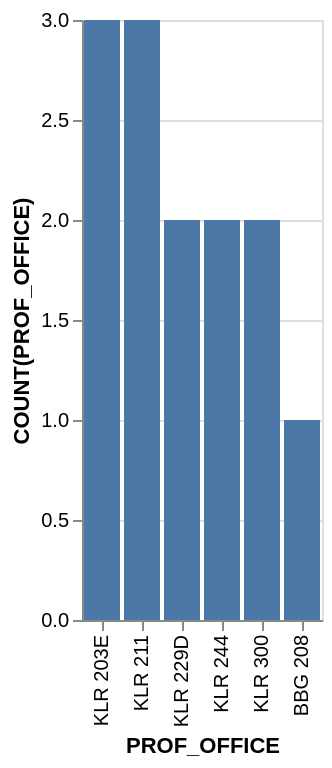

Write the Vega-Lite specification saved for this chart.
### Vega-Lite specification from a JSON file in a GitHub repository (floating-point values rounded to 4 significant figures)
{"data": {"values": [{"x_data": "BBG 208", "y_data": 1}, {"x_data": "KLR 203E", "y_data": 3}, {"x_data": "KLR 211", "y_data": 3}, {"x_data": "KLR 229D", "y_data": 2}, {"x_data": "KLR 244", "y_data": 2}, {"x_data": "KLR 300", "y_data": 2}]}, "mark": "bar", "encoding": {"x": {"field": "x_data", "type": "nominal", "title": "PROF_OFFICE", "sort": {"op": "sum", "field": "y_data", "order": "descending"}}, "y": {"field": "y_data", "type": "quantitative", "title": "COUNT(PROF_OFFICE)"}}}
